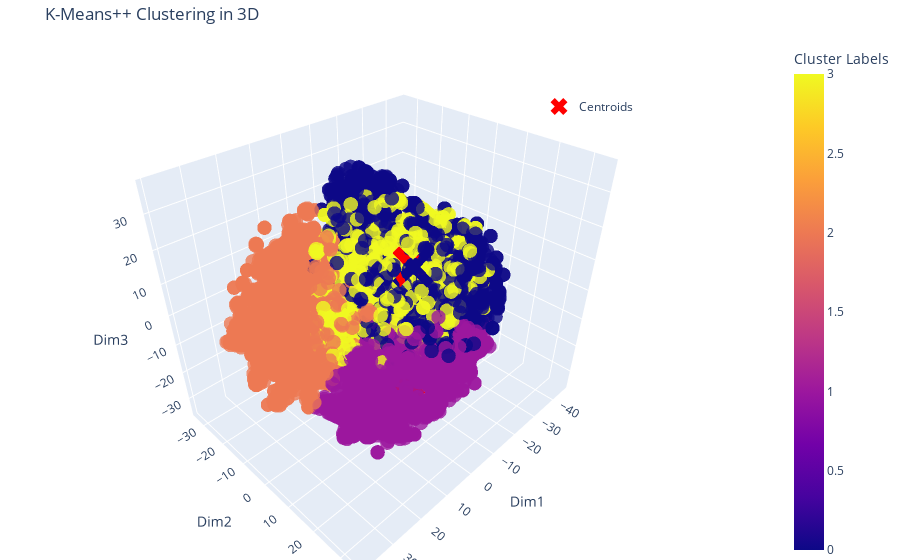

Notebook source saved alongside this figure:
### Code cell
k = cluster_numbers
df_kmeans = df_tsne.copy()

centroids, cluster_labels = functions.k_means(df_kmeans, k)
df_kmeans['Cluster'] = cluster_labels


# Plot the results
print(f"Final centroids:\n{centroids}")

# Function to create the 3d Scatter-Plot
functions.create3DScatterPlot(df_kmeans , centroids)

### Figure 1 — Plotly figure (JSON) as saved in the notebook; plotly's stock layout.template omitted (floating-point values rounded to 4 significant figures; data arrays with more than 128 entries replaced by an {"elided": "..."} marker saying what was removed)
{"data": [{"hovertemplate": "Dim1=%{x}<br>Dim2=%{y}<br>Dim3=%{z}<br>Cluster Labels=%{marker.color}<extra></extra>", "legendgroup": "", "marker": {"color": {"elided": "9804 int values"}, "coloraxis": "coloraxis", "opacity": 0.8, "size": 5, "symbol": "circle"}, "mode": "markers", "name": "", "scene": "scene", "showlegend": false, "type": "scatter3d", "x": {"elided": "9804 float values"}, "y": {"elided": "9804 float values"}, "z": {"elided": "9804 float values"}}, {"marker": {"color": "red", "size": 15, "symbol": "x"}, "mode": "markers", "name": "Centroids", "type": "scatter3d", "x": [-2.621, 3.744, 17.34, -16.06], "y": [10.56, 14.47, -11.11, -9.898], "z": [16.42, -13.79, 0.6552, -3.621]}], "layout": {"coloraxis": {"colorbar": {"title": {"text": "Cluster Labels"}}, "colorscale": [[0, "#0d0887"], [0.1111, "#46039f"], [0.2222, "#7201a8"], [0.3333, "#9c179e"], [0.4444, "#bd3786"], [0.5556, "#d8576b"], [0.6667, "#ed7953"], [0.7778, "#fb9f3a"], [0.8889, "#fdca26"], [1, "#f0f921"]]}, "legend": {"tracegroupgap": 0, "x": 0.7, "y": 0.9}, "margin": {"b": 0, "l": 0, "r": 0, "t": 40}, "scene": {"domain": {"x": [0, 1], "y": [0, 1]}, "xaxis": {"title": {"text": "Dim1"}}, "yaxis": {"title": {"text": "Dim2"}}, "zaxis": {"title": {"text": "Dim3"}}}, "title": {"text": "K-Means++ Clustering in 3D"}}}
